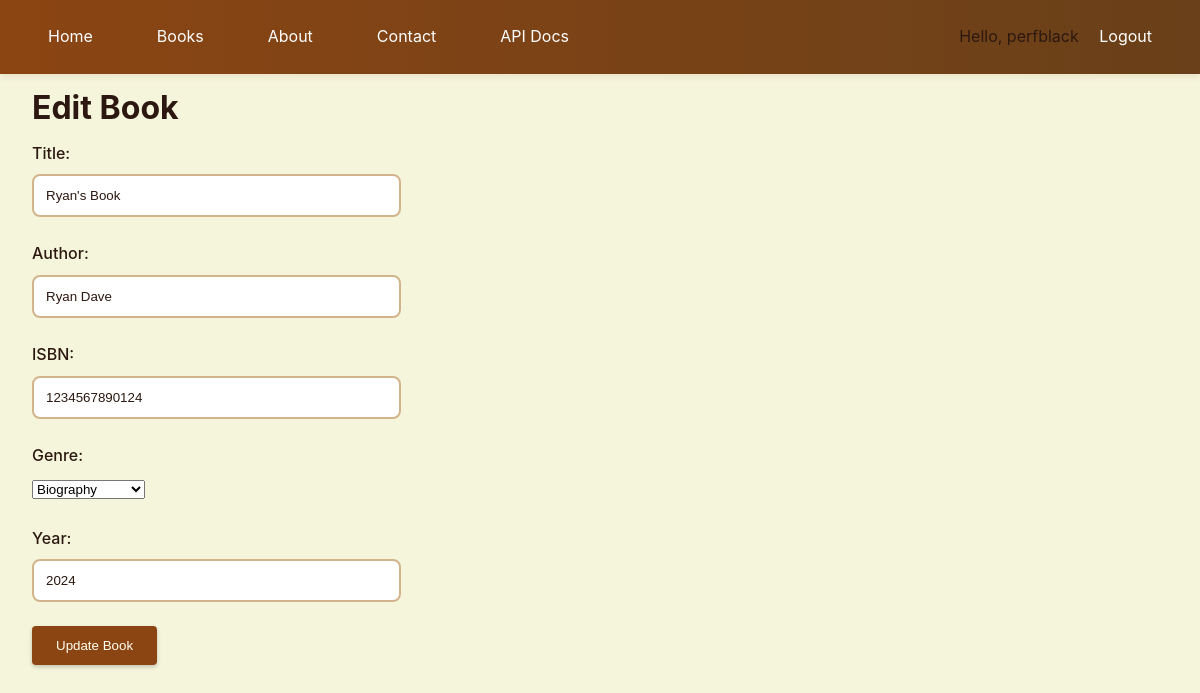
The page /books/edit/1 (signed in) on the database its author committed.
### app/models/user.py (models this page shows, shortened)
class User(UserMixin, db.Model):
    id = db.Column(db.Integer, primary_key=True)  # Primary key
    username = db.Column(db.String(64), unique=True, nullable=False)  # Unique username
    email = db.Column(db.String(120), unique=True, nullable=False)  # Unique email
    password_hash = db.Column(db.String(128))  # Hashed password storage
    books = db.relationship(
        'Book',
        backref='owner',  # Adds owner property to Book model
        lazy='dynamic',  # Lazy loading for performance
        cascade='all, delete-orphan'  # Delete books when user is deleted
    )

### app/models/book.py (models this page shows, shortened)
class Book(db.Model):
    id = db.Column(db.Integer, primary_key=True)
    title = db.Column(db.String(100), nullable=False)
    author = db.Column(db.String(100), nullable=False)
    year = db.Column(db.Integer)
    isbn = db.Column(db.String(13), unique=True, nullable=True)  # Standard ISBN-13 length
    genre = db.Column(db.String(50))
    created_at = db.Column(
        db.DateTime,
        default=lambda: datetime.now(timezone.utc)
    )
    user_id = db.Column(db.Integer, db.ForeignKey('user.id'))

### app/routes.py (the view, shortened to what this page needs)
@app.route('/books/edit/<int:id>', methods=['GET', 'POST'])
@login_required
def edit_book(id):
    book = Book.query.get_or_404(id)  # Get book or 404
    if book.user_id != current_user.id:  # Check ownership
        abort(403)
    return render_template('books/edit.html', book=book)

### app/models/user.py (called while the page is built)
@login_manager.user_loader
def load_user(id: int) -> Optional['User']:
    return User.query.get(int(id))

### app/templates/books/edit.html (shortened to what this page needs)
{% extends "base.html" %}
{% block content %}
<h1 class="edit-book-header">Edit Book</h1>
<form class="edit-book-group" method="post">
    <div class="form-group">
        <label>Title:</label>
        <input type="text" name="title" value="{{ book.title }}" required />
    </div>
    <div class="form-group">
        <label>Author:</label>
        <input type="text" name="author" value="{{ book.author }}" required />
    </div>
    <div class="form-group">
        <label>ISBN:</label>
        <input
            type="text"
            name="isbn"
            value="{{ book.isbn }}"
            pattern="[0-9]{13}"
            title="Please enter a valid 13-digit ISBN"
            maxlength="13"
            required
        />
    </div>
    <div class="form-group">
        <label>Genre:</label>
        <select name="genre" required>
            <option value="Biography" {% if book.genre == 'Biography' %}selected{% endif %}>Biography</option>
        </select>
    </div>
    <div class="form-group">
        <label>Year:</label>
        <input type="number" name="year" value="{{ book.year }}" required />
    </div>
    <button type="submit" class="btn">Update Book</button>
</form>
{% endblock %}

### app/templates/base.html (shortened to what this page needs)
<!DOCTYPE html>
<html>
  <head>
    <link
      rel="stylesheet"
      href="{{ url_for('static', filename='css/style.css') }}"
    />
  </head>
  <body>
    <nav>
      <div class="nav-left">
        <a href="{{ url_for('home') }}">Home</a>
        <a href="{{ url_for('books_list') }}">Books</a>
        <a href="{{ url_for('about') }}">About</a>
        <a href="{{ url_for('contact') }}">Contact</a>
        {% if current_user.is_authenticated %}
        <a href="/api/docs">API Docs</a>
        {% endif %}
      </div>
      <div class="nav-right">
        {% if current_user.is_authenticated %}
        <span class="username">Hello, {{ current_user.username }}</span>
        <a href="{{ url_for('logout') }}">Logout</a>
        {% else %}
        <a href="{{ url_for('login') }}">Login</a>
        <a href="{{ url_for('register') }}">Sign Up</a>
        {% endif %}
      </div>
    </nav>
     {% block content %}{% endblock %}
  </body>
</html>

### app/static/css/style.css (style rules this page uses)
:root { --primary: #8b4513; --primary-dark: #694019; --secondary: #475569; --background: #f5f5dc; --surface: #fffff0; --text: #2c1810; --text-light: #5c4033; --secondary: #704214; --border: #d2b48c; --shadow: 0 4px 6px -1px rgba(139, 69, 19, 0.1); }
body { font-family: "Inter", system-ui, sans-serif; margin: 0; padding: 0; background: var(--background); color: var(--text); line-height: 1.6; }
nav { background: linear-gradient(to right, var(--primary), var(--primary-dark)); padding: 1em 2em; display: flex; justify-content: space-between; align-items: center; position: sticky; top: 0; z-index: 100; box-shadow: var(--shadow); }
.nav-left { display: flex; gap: 2em; }
nav a { color: white; text-decoration: none; padding: 0.5em 1em; border-radius: 6px; transition: background-color 0.2s; }
.btn { padding: 0.75rem 1.5rem; background: var(--primary); color: var(--surface); border: none; border-radius: 4px; box-shadow: 0 2px 4px rgba(0, 0, 0, 0.2); cursor: pointer; font-weight: 500; transition: all 0.2s; }
.form-group { margin-bottom: 1.5rem; }
.form-group label { display: block; margin-bottom: 0.5rem; font-weight: 500; }
.edit-book-header { display: flow-root; margin: 0.5rem auto; padding: 0 2rem; }
.edit-book-group { display: flow-root; margin: 0.5rem auto; padding: 0 2rem; }
.form-group input, .form-group textarea { width: 30%; padding: 0.75rem; border: 2px solid var(--border); border-radius: 8px; transition: border-color 0.2s, box-shadow 0.2s; color: var(--text); }

### rows shown on the page
User: username "perfblack"
Book: title "Ryan's Book", author "Ryan Dave", isbn "1234567890124", genre "Biography", year "2024"
